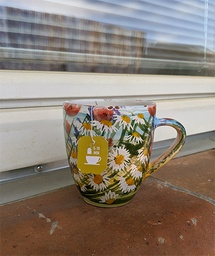
#> input picture DZO/05/imgs/original_mug_small.jpg, 215 x 256 px, shrunk from 400 x 476 before the run; its folder holds 5 pictures in this run
$ jupyter execute --allow-errors 05.ipynb
#> lines starting #> are read from the running program, lines starting #| are printed output that depends on the picture
## 05 Image editing

[cell 1]
import numpy as np
import cv2
import matplotlib
from matplotlib import pyplot as plt
import seaborn as sns

def load_image(path):
    im = cv2.imread("./imgs/"+path)
    return im

def save_image(img, path):
    cv2.imwrite("./results/"+path, img)

def show_img(img):
    print(img[:3,:1,:])
    plt.figure(figsize=(6,10))
    f, ax = plt.subplots(1, 4, figsize=(22,6))
    ax[0].imshow(img[:,:,0])
    ax[0].axis("off")
    ax[1].imshow(img[:,:,1])
    ax[1].axis("off")
    ax[2].imshow(img[:,:,2])
    ax[2].axis("off")
    ax[3].imshow(img)
    ax[3].axis("off")
    plt.show()


def showLaplace(img):
    normed = np.zeros((img.shape))
    m = 0.0
    for c in range(img.shape[2]):
        if m < img[:,:,c].max():
            m = img[:,:,c].max()
    for c in range(img.shape[2]):
        #m = img[:,:,c].max()
        normed[:,:,c] = img[:,:,c]*(255.0/m)

    print(img[:,:,0].max())
    plt.figure(figsize=(6,10))
    plt.imshow(normed)
    plt.show()

[cell 2]
one = load_image("original_mug_small.jpg")
#> in load_image, im is the input picture: shape (256, 215, 3); mean B, G, R 116.2, 127.5, 139.6
two = load_image("no_teabag_small.jpg")
#> call 2 of load_image, with path = 'no_teabag_small.jpg'
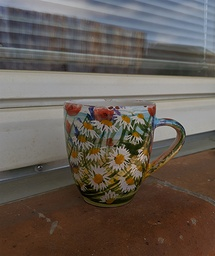
#> input picture DZO/05/imgs/no_teabag_small.jpg, 215 x 256 px, shrunk from 400 x 476 before the run
#> in load_image, im is the input picture: shape (256, 215, 3); mean B, G, R 84.1, 91.8, 101
half1 = load_image("half_bag210.jpg")
#> call 3 of load_image, with path = 'half_bag210.jpg'
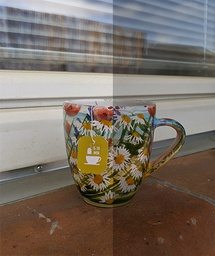
#> input picture DZO/05/imgs/half_bag210.jpg, 215 x 256 px, shrunk from 400 x 476 before the run
#> in load_image, im is the input picture: shape (256, 215, 3); mean B, G, R 100.5, 110.6, 121.4
half2 = load_image("half_nobag210.jpg")
#> call 4 of load_image, with path = 'half_nobag210.jpg'
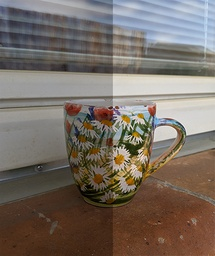
#> input picture DZO/05/imgs/half_nobag210.jpg, 215 x 256 px, shrunk from 400 x 476 before the run
#> in load_image, im is the input picture: shape (256, 215, 3); mean B, G, R 99.8, 108.7, 119.2

[cell 3]
# Input photos
f, ax = plt.subplots(1, 4, figsize=(22,6))
ax[0].imshow(cv2.cvtColor(one, cv2.COLOR_BGR2RGB))
ax[0].axis("off")
ax[1].imshow(cv2.cvtColor(two, cv2.COLOR_BGR2RGB))
ax[1].axis("off")
ax[2].imshow(cv2.cvtColor(half1, cv2.COLOR_BGR2RGB))
ax[2].axis("off")
ax[3].imshow(cv2.cvtColor(half2, cv2.COLOR_BGR2RGB))
ax[3].axis("off")
plt.show()
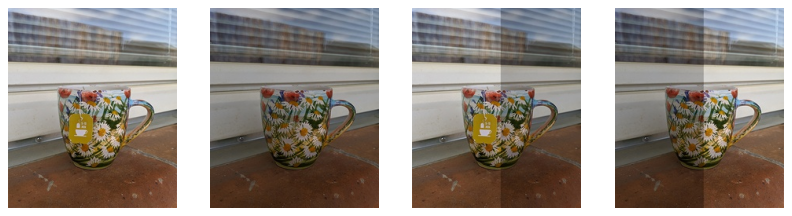
#> figure drawn by matplotlib, 4 panels

### Gauss-Seidel

[cell 4]
#
# I*[x,y] =  ( I[x+1,y] + I[x-1,y] + I[x,y+1], + I[x,y-1] - b[x,y]) / 4

# I*....new value in old matrix
# slow convergence
# border control

# faster on lower res -> reconstruction to original res

[cell 5]
def Laplacian(im):
    im = im/255.
    n,m,c = im.shape
    laplacian = np.zeros((im.shape))
    kernel = [[0,1,0],[1,-4,1],[0,1,0]]
    k = 3
    half = k//2
    for color in range(c):
        for (x,y), pix in np.ndenumerate(im[:,:,color]):
            new_pix = 0.0

            for (k,l), val in np.ndenumerate(kernel):
                im_pos_x = abs(x-(k-half))
                im_pos_y = abs(y-(l-half))
                if(im_pos_x >= n):
                    im_pos_x += (n - im_pos_x - 1)
                if(im_pos_y >= m):
                    im_pos_y += (m - im_pos_y - 1)
                new_pix += im[im_pos_x,im_pos_y,color]*val

            laplacian[x,y,color] = new_pix
    return laplacian

def Laplacian_reduced(im):
    im = im/255.
    n,m,c = im.shape
    laplacian = np.zeros((im.shape))
    kernel1 = [[0,1,0],[1,-4,1],[0,1,0]]

    k = 3
    half = k//2
    for color in range(c):
        for (x,y), pix in np.ndenumerate(im[:,:,color]):
            new_pix = 0.0
            if(x>0 and y >0 and x<(n-1) and y <(m-1)):
                new_pix += im[x,y,color]*-4
                new_pix += im[x-1,y,color]*1
                new_pix += im[x+1,y,color]*1
                new_pix += im[x,y-1,color]*1
                new_pix += im[x,y+1,color]*1

            elif(x-1 < 0):
                if(y-1 < 0): #levy horni roh
                    new_pix += im[x,y,color]*-2
                    new_pix += im[x+1,y,color]*1
                    new_pix += im[x,y+1,color]*1
                elif(y+1 == m): #pravy horni roh
                    new_pix += im[x,y,color]*-2
                    new_pix += im[x+1,y,color]*1
                    new_pix += im[x,y-1,color]*1
                else: #horni hrana
                    new_pix += im[x,y,color]*-3
                    new_pix += im[x,y+1,color]*1
                    new_pix += im[x+1,y,color]*1
                    new_pix += im[x,y-1,color]*1
            elif(y-1 < 0):
                if(x+1 == n): #levy dolni roh
                    new_pix += im[x,y,color]*-2
                    new_pix += im[x-1,y,color]*1
                    new_pix += im[x,y+1,color]*1
                else: #leva
                    new_pix += im[x,y,color]*-3
                    new_pix += im[x-1,y,color]*1
                    new_pix += im[x+1,y,color]*1
                    new_pix += im[x,y+1,color]*1
            elif(y == m-1): #prava strana
                if(x+1 == n): #pravy dolni roh
                    new_pix += im[x,y,color]*-2
                    new_pix += im[x-1,y,color]*1
                    new_pix += im[x,y-1,color]*1
                else: #prava
                    new_pix += im[x,y,color]*-3
                    new_pix += im[x-1,y,color]*1
                    new_pix += im[x+1,y,color]*1
                    new_pix += im[x,y-1,color]*1

            else:#dolni
                new_pix += im[x,y,color]*-3
                new_pix += im[x-1,y,color]*1
                new_pix += im[x,y-1,color]*1
                new_pix += im[x,y+1,color]*1


            laplacian[x,y,color] = new_pix
    return laplacian

[cell 6]
lap_oner = Laplacian_reduced(one)
lap_one = Laplacian(one)
#lap_two = Laplacian(two)

[cell 7]
plt.imshow(lap_oner)
plt.show()
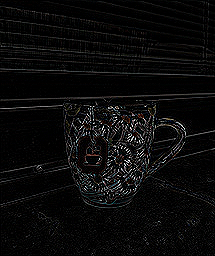
#> shown: shape (256, 215, 3) float64; mean R, G, B 0.0427, 0.0419, 0.0419
plt.imshow(lap_one)
plt.show()

#> (a cell that did not finish here is left out)

[cell 9]
#laplacian mix for halved input
lap_mix1 = np.zeros((lap_one.shape))
#> lap_mix1: shape (256, 215, 3) float64; every value is 0
lap_mix1[:,:210,:] = lap_one[:,:210,:]
#> (the rest of this cell did not finish here and is left out)

[cell 10]
#using average color as input into GS
h,w,c = one.shape
#> h = 256; w = 215; c = 3
avg_both = np.zeros((one.shape))
for color in range(c):
    a = one[:,:,color].mean()
    b = two[:,:,color].mean()
    for (x,y), pix in np.ndenumerate(one[:,:,color]):
        avg_both[x,y,color] = int((a+b)/2.)
#> this loop made 3 passes
#> (a, b) on passes 1 to 3: (116.2, 84.12), (127.5, 91.8), (139.6, 101)
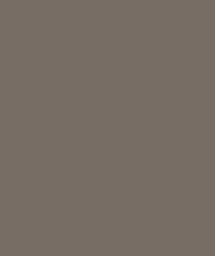
#> avg_both: shape (256, 215, 3) float64; mean B, G, R 100, 109, 120

[cell 11]
def GaussSeidel(avg_img, laplacian, k=1000, new_input = True):
    if(new_input):
        avg_img = avg_img/255.

    inp = avg_img.copy()
    h,w,c = laplacian.shape
    for i in range(k):
        for color in range(laplacian.shape[2]):
            for (x,y), pix in np.ndenumerate(laplacian[:,:,color]):

                if(x+1 < h):
                    a = avg_img[x+1,y,color]
                else:
                    a = inp[x,y-1,color] #y-1


                if(x-1 > 0):
                    b = avg_img[x-1,y,color]
                else:
                    b = inp[x,y,color] # #horni strana

                if(y+1 < w): #prava strana
                    c = avg_img[x,y+1,color]
                else:
                    c = inp[x,y,color]#good!!?

                if(y-1 > 0): #leva strana
                    d = avg_img[x,y-1,color]
                else:
                    d = inp[x,y+1,color] #y+2 fixed

                # I*[x,y] =  ( I[x+1,y] + I[x-1,y] + I[x,y+1], + I[x,y-1] - b[x,y]) / 4
                avg_img[x,y,color] = (a + b + c+ d - pix)/4.
    return avg_img

### Multi-resolution scheme

[cell 12]
#
def laplacian_mixed(in1,in2):
    lap_one = Laplacian_reduced(in1)
    lap_two = Laplacian_reduced(in2)
    lap_mix2 = np.zeros((lap_one.shape))

    line = int(in1.shape[1]*0.525)
    print("Predel:",line)
    lap_mix2[:,:line,:] = lap_two[:,:line,:]
    lap_mix2[:,line:,:] = lap_one[:,line:,:]
    return lap_mix2

[cell 13]
def scale_im(img, rate):
    width = int(img.shape[1] *  rate)
    if(width%2==1):
        width+=1
    height = int(img.shape[0] * rate)
    if(height%2==1):
        height+=1
    return cv2.resize(img, (width, height), interpolation = cv2.INTER_AREA)

[cell 14]
def faster_GS(in1,in2, input_gs,results,k):
    # get mixed laplace
    lp = laplacian_mixed(in1,in2)
    if(lp.shape[1] < 200):
        print(in1.shape)
        results.append(GaussSeidel(input_gs, lp, k, new_input = True))
        return results, lp

    # scale down
    sm1 = scale_im(in1,0.5)
    sm2 = scale_im(in2,0.5)
    ig = scale_im(input_gs,0.5)
    #recursion
    results, l = faster_GS(sm1, sm2,ig,results,k)
    product = results[-1]
    # scale up
    product_up = scale_im(product,2)
    product_up = product_up[:lp.shape[0],:lp.shape[1],:]
    print(product_up.shape, lp.shape)
    results.append(GaussSeidel(product_up, lp, k, new_input = False))
    return results, lp

#### Runs

[cell 15]
k=50
results, vzor = faster_GS(two, one,half2, [], k)
#| Predel: 112
#> after the loop in Laplacian_reduced (call 5), `for color in range(c):`:
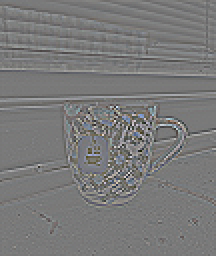
#> laplacian: shape (128, 108, 3) float64 (shown 2 times larger); mean of channels 0, 1, 2 5.82e-19, 1.48e-17, 1.75e-17; drawn with min black and max white
#| Predel: 56
#| (128, 108, 3)
#> after the loop in GaussSeidel, `for i in range(k):`:
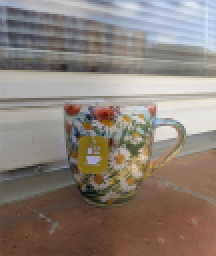
#> avg_img: shape (128, 108, 3) float64 (shown 2 times larger); mean of channels 0, 1, 2 0.389, 0.425, 0.467; drawn with min black and max white
#> in faster_GS, `results, l = faster_GS(sm1, sm2,ig,results,k)`: results = 1 item
#| (256, 215, 3) (256, 215, 3)
#> call 2 of GaussSeidel, with k = 50, new_input = False
#> after the loop in GaussSeidel (call 2), `for i in range(k):`:
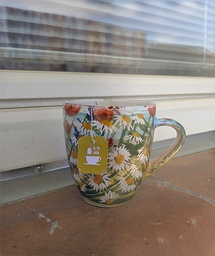
#> avg_img: shape (256, 215, 3) float64; mean of channels 0, 1, 2 0.387, 0.423, 0.465; drawn with min black and max white
#> results = 2 items

[cell 16]
for r in results:
    normedI = np.zeros((r.shape))
    a = 0.0
    for color in range(r.shape[2]):
        if a < r[:,:,color].max():
            a = r[:,:,color].max()
    for color in range(r.shape[2]):
        for (x,y), pix in np.ndenumerate(r[:,:,color]):
            normedI[x,y,color] = (r[x,y,color]/a)*255.0

    save_image(normedI,"resultsadd-"+str(k)+"iterations-5levels"+str(r.shape[0])+".jpg")
#> this loop made 2 passes


for r in [vzor]:
    normedI = np.zeros((r.shape))
    a = 0.0
    for color in range(r.shape[2]):
        if a < r[:,:,color].max():
            a = r[:,:,color].max()
    for color in range(r.shape[2]):
        for (x,y), pix in np.ndenumerate(r[:,:,color]):
            normedI[x,y,color] = (r[x,y,color]/a)*255.0

    save_image(normedI,"vzoradd-"+str(k)+"iterations-5levels"+str(r.shape[0])+".jpg")
#> this loop made 1 pass
#> pass 1, in save_image (call 3), `cv2.imwrite("./results/"+path, img)`:
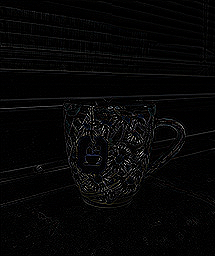
#> saved as vzoradd-50iterations-5levels256.jpg: shape (256, 215, 3); mean B, G, R 6.1, 6, 6
